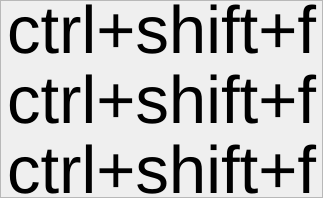
<?xml version="1.0" encoding="UTF-8"?>
<ui version="4.0">
 <class>Form</class>
 <widget class="QWidget" name="Form">
  <property name="geometry">
   <rect>
    <x>0</x>
    <y>0</y>
    <width>323</width>
    <height>198</height>
   </rect>
  </property>
  <property name="cursor">
   <cursorShape>SizeAllCursor</cursorShape>
  </property>
  <property name="windowTitle">
   <string>Form</string>
  </property>
  <property name="styleSheet">
   <string notr="true"/>
  </property>
  <layout class="QVBoxLayout" name="verticalLayout">
   <property name="spacing">
    <number>0</number>
   </property>
   <property name="leftMargin">
    <number>0</number>
   </property>
   <property name="topMargin">
    <number>0</number>
   </property>
   <property name="rightMargin">
    <number>0</number>
   </property>
   <property name="bottomMargin">
    <number>0</number>
   </property>
   <item>
    <widget class="QFrame" name="frame">
     <property name="frameShape">
      <enum>QFrame::StyledPanel</enum>
     </property>
     <property name="frameShadow">
      <enum>QFrame::Raised</enum>
     </property>
     <widget class="QLabel" name="label3">
      <property name="geometry">
       <rect>
        <x>0</x>
        <y>0</y>
        <width>323</width>
        <height>60</height>
       </rect>
      </property>
      <property name="font">
       <font>
        <family>Arial</family>
        <pointsize>50</pointsize>
        <weight>50</weight>
        <bold>false</bold>
       </font>
      </property>
      <property name="text">
       <string>ctrl+shift+f</string>
      </property>
      <property name="alignment">
       <set>Qt::AlignCenter</set>
      </property>
     </widget>
     <widget class="QLabel" name="label2">
      <property name="geometry">
       <rect>
        <x>0</x>
        <y>70</y>
        <width>323</width>
        <height>60</height>
       </rect>
      </property>
      <property name="font">
       <font>
        <family>Arial</family>
        <pointsize>50</pointsize>
        <weight>50</weight>
        <bold>false</bold>
       </font>
      </property>
      <property name="text">
       <string>ctrl+shift+f</string>
      </property>
      <property name="alignment">
       <set>Qt::AlignCenter</set>
      </property>
     </widget>
     <widget class="QLabel" name="label1">
      <property name="geometry">
       <rect>
        <x>0</x>
        <y>140</y>
        <width>323</width>
        <height>60</height>
       </rect>
      </property>
      <property name="font">
       <font>
        <family>Arial</family>
        <pointsize>50</pointsize>
        <weight>50</weight>
        <bold>false</bold>
       </font>
      </property>
      <property name="text">
       <string>ctrl+shift+f</string>
      </property>
      <property name="alignment">
       <set>Qt::AlignCenter</set>
      </property>
     </widget>
    </widget>
   </item>
  </layout>
 </widget>
 <resources/>
 <connections/>
</ui>
